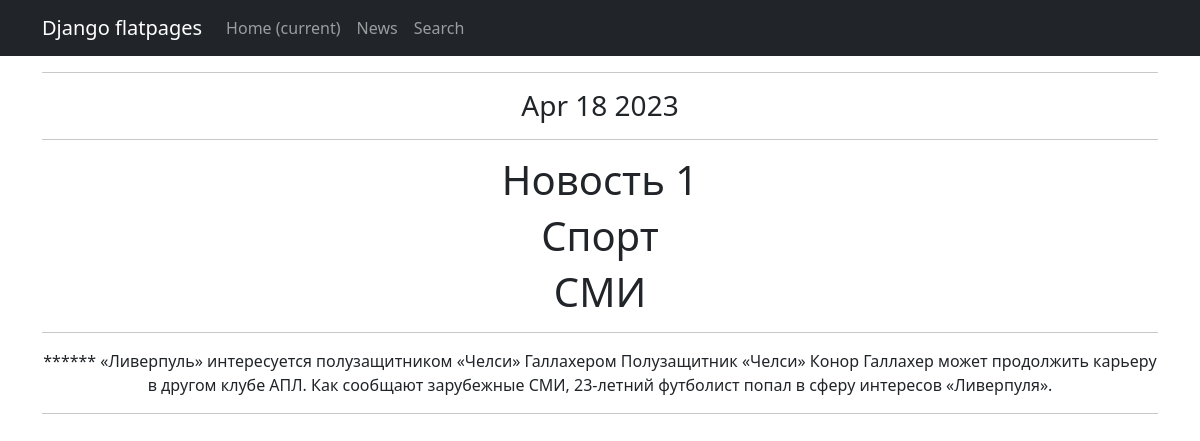
Screenshot of /news/1 with the database file from the repository.
### news/models.py (models this page shows, shortened)
class News(models.Model):
    name = models.CharField(
        max_length=255,
        unique=True, # названия новостей не должны повторяться
    )
    description = models.TextField()
    category = models.ForeignKey(
        to='Category',
        on_delete=models.CASCADE,
        related_name='news', # все новости в категории будут доступны через поле news
    )
    published_date = models.DateTimeField(default=datetime.now)  # предоставляем значение по умолчанию
    author = models.CharField(max_length=100, default='нет автора')

class Category(models.Model):
    name = models.CharField(max_length=255, unique=True)
    subscribers = models.ManyToManyField(User, related_name='subscribed_categories', blank=True)
    def __str__(self):
        return self.name

### news/views.py (the view)
# urls.py: path('<int:pk>', NewsDetail.as_view(), name='news_detail' ),
class NewsDetail(DetailView):
    model = News
    template_name = 'news.html'
    context_object_name = 'news'

### news/templatetags/cencor.py (called while the page is built)
@register.filter
def censor(value):
    if not isinstance(value, str):
        raise ValueError("Входное значение должно быть строкой")
    words = value.split()
    for i in range(len(words)):
        if words[i].lower() in censor_list:
            words[i] = '*' * len(words[i])
    return ' '.join(words)

### news/templatetags/custom_tags.py (called while the page is built)
@register.simple_tag()
def current_time(format_string='%b %d %Y'):
   return datetime.utcnow().strftime(format_string)

### news/templates/news.html (shortened to what this page needs)
{% extends 'flatpages/default.html' %}
{% load custom_tags %}
{% load cencor %}
{% block content %}
<hr>
<h3>{% current_time '%b %d %Y' %}</h3>
<hr>
<h1>{{ news.name }}</h1>
<h1>{{ news.category }}</h1>
<h1>{{ news.author }}</h1>
<hr>
<td>{{ news.description|censor }}</td>
<hr>
{% endblock content %}

### rows the page displays
News: name "Новость 1", category "Спорт", author "СМИ", description|censor "****** «Ливерпуль» интересуется полузащитником «Челси» Галлахером Полузащитник «Челси» Конор Галлахер может продолжить карьеру в другом клубе АПЛ. Как сообщают зарубежные СМИ, 23-летний футболист попал в сферу интересов «Ливерпуля»."
